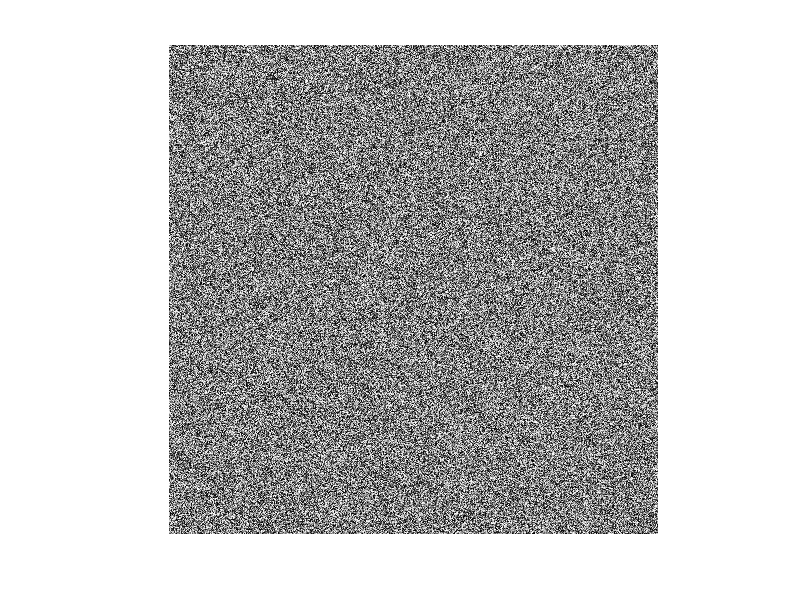

The MATLAB script that drew this image:
%noise circle stimulus
%test pull
%image array 1000x1000

im = rand(501,501);
imcopy = im;

ang=0:0.01:2*pi;
r = 40;
xp=r*cos(ang);
yp=r*sin(ang);

xs = round(xp+250);
ys = round(yp+250);

% for i = 1:length(xp)
%     imcopy(xs(i),ys(i)) = 1;
% end

map = zeros(501,501);
for i = 1:length(im(:,1))
    for j = 1:length(im(:,2))
        if ((i-250)^2) + ((j-250)^2) < r^2
            map(i,j) = 1;
        end
    end
end

idxs = find(map==1);
npix = length(idxs);

imcopy = im;
coherence = 0.05;
frac = round(npix*coherence);

randpix = randsample(idxs,frac,false);

imcopy(randpix) = 1;
imshow(imcopy)

figure(1)
coherence = 0.0;
for n = 1:90
      
      im = rand(501,501);
      imcopy = im;

      
      if n > 60
        coherence = 0.0; 
        frac = round(npix*coherence);
        randpix = randsample(idxs,frac,false);
        imcopy(randpix) = 1;
      elseif n > 30
        coherence = 0.5;
        frac = round(npix*coherence);
        randpix = randsample(idxs,frac,false);
        imcopy(randpix) = 1;
      end
      %imwrite(imcopy,strcat('circle_',num2str(n-1),'.bmp'),'bmp')
      imshow(imcopy)
      pause(0.001)
end
